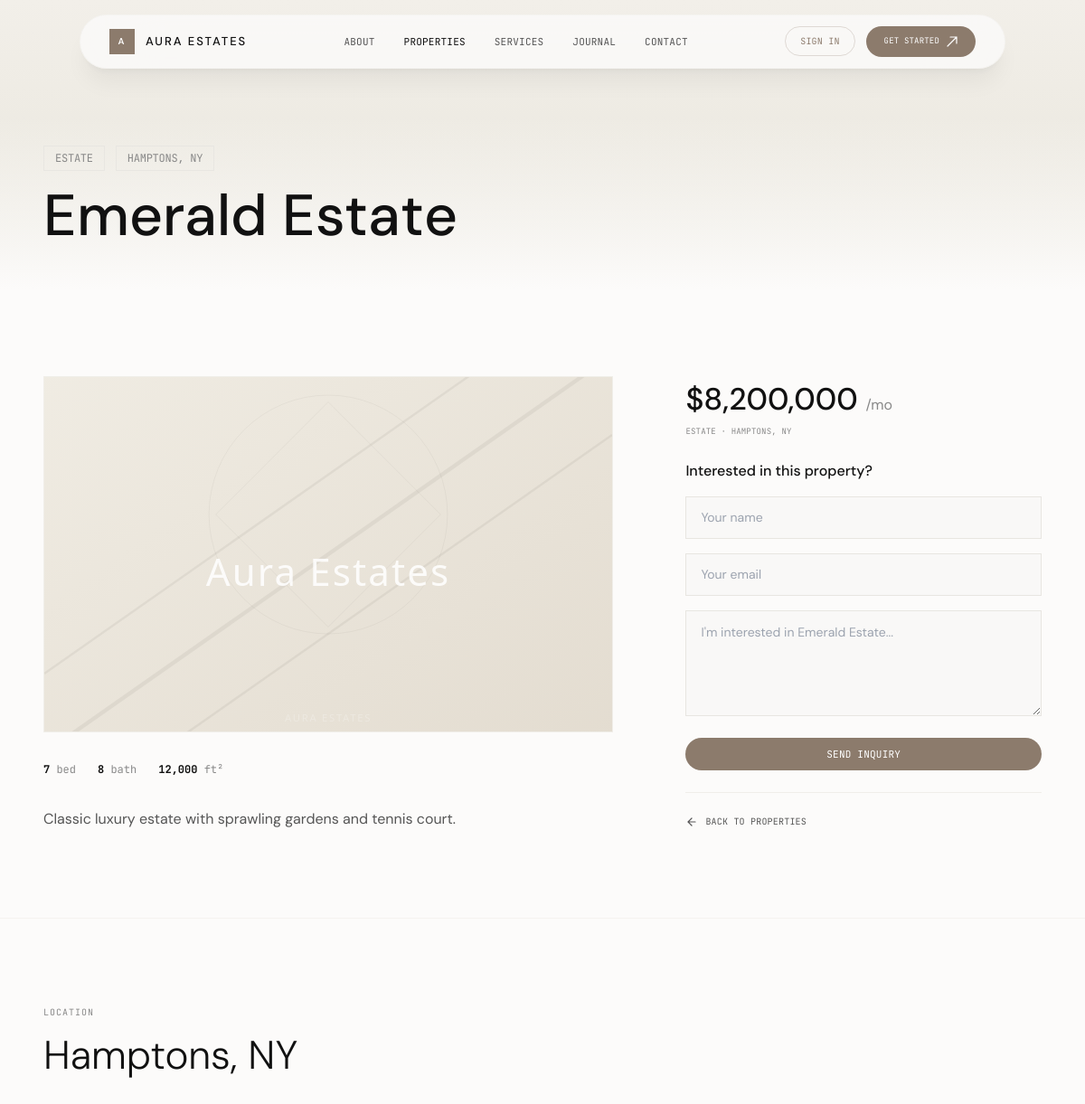
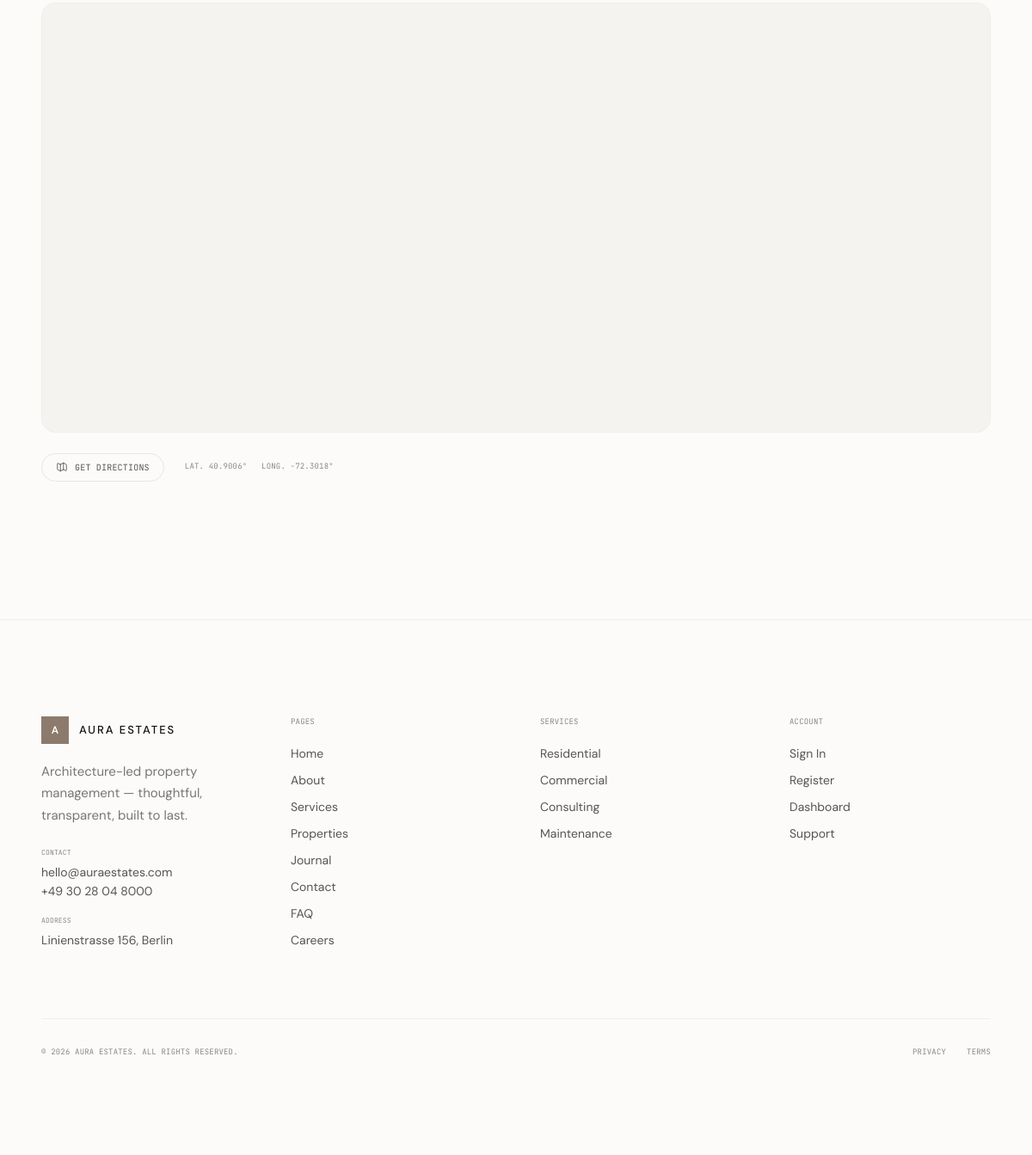
The page /property-detail?id=3 on the database its author committed (2 pictures, top to bottom).
### tables this page shows
CREATE TABLE IF NOT EXISTS properties (
    id INT AUTO_INCREMENT PRIMARY KEY,
    title VARCHAR(255) NOT NULL,
    description TEXT,
    price DECIMAL(15, 2) NOT NULL,
    location VARCHAR(255) NOT NULL,
    latitude DECIMAL(10, 7) DEFAULT NULL,
    longitude DECIMAL(10, 7) DEFAULT NULL,
    property_type VARCHAR(100) NOT NULL,
    bedrooms INT NOT NULL,
    bathrooms INT NOT NULL,
    area_sqft INT NOT NULL,
    main_image VARCHAR(255),
    is_available TINYINT(1) DEFAULT 1,
    created_at TIMESTAMP DEFAULT CURRENT_TIMESTAMP,
    INDEX idx_coordinates (latitude, longitude)
);

### resources/views/pages/property-detail.php (the view, shortened to what this page needs)
<?php
$database = new Database();
$db = $database->getConnection();
$id = isset($_GET['id']) ? (int)$_GET['id'] : 0;
$stmt = $db->prepare("SELECT * FROM properties WHERE id = ?");
$stmt->execute([$id]);
$property = $stmt->fetch(PDO::FETCH_ASSOC);
?>
<?php include __DIR__ . '/../partials/header.php'; ?>
<section class="page-hero bg-bg-alt" style="background: linear-gradient(180deg, #f2efe9 0%, #e8e5db 100%);">
    <div class="max-w-[120rem] mx-auto px-6 lg:px-12 w-full relative z-10">
        <div class="flex flex-wrap gap-3 font-mono text-[0.625rem] lg:text-[0.75rem] tracking-[-0.02em] uppercase text-muted mb-4">
            <span class="border border-border px-3 py-1"><?php echo htmlspecialchars($property['property_type']); ?></span>
            <span class="border border-border px-3 py-1"><?php echo htmlspecialchars($property['location']); ?></span>
        </div>
        <h1 class="font-sans font-medium text-[2.5rem] lg:text-[4rem] leading-[1.05] text-ink max-w-[20ch]" data-split><?php echo htmlspecialchars($property['title']); ?></h1>
    </div>
</section>
<section class="py-16 lg:py-24" data-reveal>
    <div class="max-w-[120rem] mx-auto px-6 lg:px-12">
        <div class="grid grid-cols-1 lg:grid-cols-5 gap-12 lg:gap-20">
            <div class="lg:col-span-3">
                <div class="aspect-[16/10] bg-surface border border-border-light overflow-hidden mb-8">
                    <?php if (!empty($property['main_image'])): ?>
                    <img src="<?php echo htmlspecialchars($property['main_image']); ?>" class="w-full h-full object-cover" alt="<?php echo htmlspecialchars($property['title']); ?>" data-image-reveal onerror="this.onerror=null;this.src='resources/placeholders/property.svg';">
                    <?php else: ?>
                    <div class="w-full h-full flex items-center justify-center"><i class="fas fa-building text-4xl text-muted"></i></div>
                    <?php endif; ?>
                </div>
                <div class="flex gap-6 mb-8 font-mono text-[0.625rem] lg:text-[0.75rem] text-muted">
                    <span><strong class="text-ink"><?php echo $property['bedrooms']; ?></strong> bed</span>
                    <span><strong class="text-ink"><?php echo $property['bathrooms']; ?></strong> bath</span>
                    <span><strong class="text-ink"><?php echo number_format($property['area_sqft']); ?></strong> ft&sup2;</span>
                </div>
                <div class="font-sans text-[0.9375rem] lg:text-[1rem] leading-[1.7] text-ink-secondary space-y-4">
                    <p><?php echo nl2br(htmlspecialchars($property['description'] ?? '')); ?></p>
                </div>
            </div>
            <div class="lg:col-span-2" data-reveal>
                    <p class="font-sans font-medium text-[1.5rem] lg:text-[2.125rem] text-ink mb-1">$<?php echo number_format($property['price']); ?> <span class="font-normal text-muted text-[1rem]">/mo</span></p>
                    <p class="font-mono text-[0.5625rem] tracking-[0.02em] uppercase text-muted mb-6"><?php echo htmlspecialchars($property['property_type']); ?> &middot; <?php echo htmlspecialchars($property['location']); ?></p>
                    <p class="font-sans font-medium text-[1rem] text-ink mb-4">Interested in this property?</p>
                    <form action="/contact" method="GET" class="flex flex-col gap-4">
                        <input type="text" name="name" class="input-field" placeholder="Your name" required>
                        <input type="email" name="email" class="input-field" placeholder="Your email" required>
                        <textarea name="message" class="input-field resize-y leading-relaxed" rows="4" placeholder="I'm interested in <?php echo htmlspecialchars($property['title']); ?>..." required></textarea>
                        <button type="submit" class="btn-primary w-full justify-center mt-2">Send Inquiry</button>
                    </form>
                    <div class="mt-6 pt-6 border-t border-border-light">
                        <a href="/properties" class="flex items-center gap-2 font-mono text-[0.625rem] tracking-[0.02em] uppercase text-ink-secondary hover:text-ink transition-colors no-underline">
                            <svg width="14" height="14" viewBox="0 0 14 14" fill="none"><path d="M11 7H3M3 7l4-4M3 7l4 4" stroke="currentColor" stroke-width="1.2" stroke-linecap="round" stroke-linejoin="round"/></svg>
                            Back to Properties
                        </a>
                    </div>
                </div>
            </div>
        </div>
</section>
<?php if (!empty($property['latitude']) && !empty($property['longitude'])): ?>
<section class="py-16 lg:py-24 border-t border-border/40" data-reveal>
    <div class="max-w-[120rem] mx-auto px-6 lg:px-12">
        <div class="flex flex-col gap-4 mb-8">
            <p class="font-mono text-[0.625rem] tracking-[0.1em] uppercase text-muted">Location</p>
            <h2 class="font-sans font-light text-[2rem] lg:text-[2.75rem] leading-[1.1] text-ink">
                <?php echo htmlspecialchars($property['location']); ?>
            </h2>
        </div>
        <div id="property-map" class="w-full h-[400px] lg:h-[500px] bg-bg-alt border border-border-light rounded-2xl overflow-hidden"></div>
        <div class="mt-6 flex flex-wrap gap-6">
            <a href="https://www.google.com/maps/dir/?api=1&destination=<?php echo htmlspecialchars($property['latitude'] . ',' . $property['longitude']); ?>"
               target="_blank" rel="noopener noreferrer"
               class="inline-flex items-center gap-2 font-mono text-[0.625rem] tracking-[0.02em] uppercase text-ink-secondary hover:text-accent transition-colors no-underline border border-border px-4 py-2 rounded-full">
                Get Directions
            </a>
            <span class="font-mono text-[0.5625rem] tracking-[0.02em] text-muted self-center">
                LAT. <?php echo number_format((float)$property['latitude'], 4); ?>&deg; &nbsp; LONG. <?php echo number_format((float)$property['longitude'], 4); ?>&deg;
            </span>
        </div>
    </div>
</section>
<?php endif; ?>
<?php include __DIR__ . '/../partials/footer.php'; ?>

### resources/css/saas.css (style rules this page uses)
*, *::before, *::after { margin: 0; padding: 0; box-sizing: border-box; }
body { font-family: 'DM Sans', sans-serif; background-color: #fcfbfa; color: #111111; -webkit-font-smoothing: antialiased; -moz-osx-font-smoothing: grayscale; overflow-x: hidden; }
body { opacity: 0; }
body.page-entered { opacity: 1; }
.btn-primary { display: inline-flex; align-items: center; gap: 0.5rem; font-family: 'JetBrains Mono', monospace; font-size: 0.6875rem; letter-spacing: 0.02em; text-transform: uppercase; color: #ffffff; background: #8c7b6c; padding: 0.625rem 1.25rem; border-radius: 9999px; text-decoration: none; transition: background 0.3s ease, transform 0.3s ease, box-shadow 0.3s ease; border: none; cursor: pointer; }
.input-field { width: 100%; font-family: 'DM Sans', sans-serif; font-size: 0.875rem; color: #111111; background: rgba(28,27,24,0.01); border: 1px solid #e8e6e1; padding: 0.75rem 1rem; outline: none; transition: border-color 0.3s ease; }

### resources/views/partials/header.php (style rules this page uses)
.page-hero { min-height: 40vh; display: flex; align-items: flex-end; padding: 8rem 0 3rem; position: relative; overflow: hidden; }
.page-hero::after { content: ''; position: absolute; inset: 0; background: linear-gradient(180deg, transparent 40%, rgba(252,251,250,1) 100%); pointer-events: none; }

### rows shown on the page
properties: property_type "ESTATE", location "HAMPTONS, NY", bedrooms "7", bathrooms "8", area_sqft "12,000", description "Classic luxury estate with sprawling gardens and tennis court.", price "8,200,000", message "I'm interested in Emerald Estate...", location "Hamptons, NY", latitude "40.9006", longitude "-72.3018"
